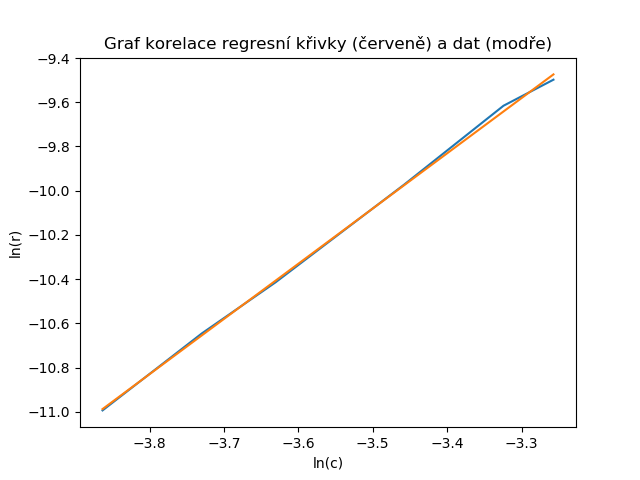

Generate this figure with Python:
### Skript pro výpočet řádu reakce a rychlostní konstanty
from sympy import *
import numpy as np
import matplotlib.pyplot as plt
R = 8.314

## Nadefinované podmínky
T = 273.15 + 50 # K

# Koncentrace
t = [0, 40, 70, 220, 320, 404, 642] # s
c = [0.04, 0.037, 0.035, 0.028, 0.025, 0.023, 0.019] # mol/l

## Mezivýpočet rychlosti změny
r = []
ci = []
i = 1
while i < len(t):
    r.append(log((c[i-1]-c[i])/(t[i]-t[i-1])))
    ci.append(log((c[i]+c[i-1])/2))
    i += 1

## Výpočet lineární regrese
x = np.array(ci, dtype=float)
y = np.array(r, dtype=float)
vysl = np.polyfit(x, y, 1)

## Tisk grafu
plt.plot(x, y)

yfit = []
i=0
while i < len(x):
    yfit.append(vysl[0]*x[i] + vysl[1])
    i += 1
plt.plot(x, yfit)

plt.xlabel('ln(c)')
plt.ylabel('ln(r)')
plt.title('Graf korelace regresní křivky (červeně) a dat (modře)')
plt.savefig('Ukol_8.png')

## Výsledný řád reakce a rychlostní konstanta
print('alpha = ' + str(N(vysl[0])))
print('k = ' + str(N(exp(vysl[1]))) + ' s^-1')
